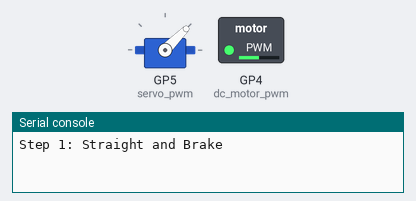
A program run on a simulated Raspberry Pi Pico running MicroPython. On the bench: servo, switched loads named in the program (green lamp = pin HIGH), the last lines printed to the serial console. Servo angles are drawn from the pulse width (0.5 ms = 0°, 2.5 ms = 180°).

Above: at 0.05 s.
At 10.0 s:
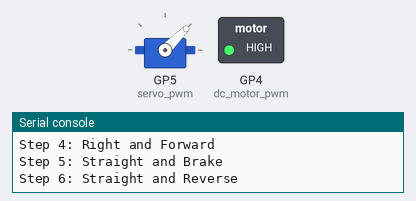
Timing chart, 0 to 15.6 s (numbered marks = the images above):
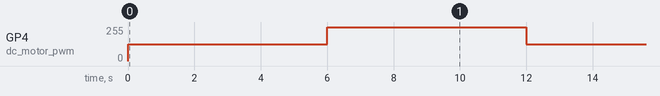

Measured:
- by itself, GP4 (dc_motor_pwm): alternates 255/255 for 6.0 s and 127/255 for 6.0 s

The program:

test.py
```python
import machine
import utime

# Define pin numbers for DC motor and servo
dc_motor_pin = 4  # Replace with the actual GPIO pin connected to the DC motor
servo_pin = 5     # Replace with the actual GPIO pin connected to the servo

# Define pulse width values in microseconds
straight_pw = 1500
left_pw = 1100
right_pw = 1900
brake_pw = 1500
forward_pw = 1650
reverse_pw = 1300

# Initialize PWM for DC motor and servo
dc_motor_pwm = machine.PWM(machine.Pin(dc_motor_pin))
servo_pwm = machine.PWM(machine.Pin(servo_pin))

def set_servo_pulse_width(pwm, pulse_width):
    # Set pulse width for the servo motor
    pwm.duty_u16(int((pulse_width / 20) * 65535))

def set_dc_motor_pulse_width(pwm, pulse_width):
    # Set pulse width for the DC motor
    pwm.duty_u16(int((pulse_width / 20) * 65535))

while True:
    # Step 1: Straight (1.5 ms) and Brake (1.5 ms) for 10 seconds
    set_servo_pulse_width(servo_pwm, straight_pw)
    set_dc_motor_pulse_width(dc_motor_pwm, brake_pw)
    print("Step 1: Straight and Brake")

    # Step 2: Left (1.1 ms) and Forward (1.65 ms) for 2 seconds
    set_servo_pulse_width(servo_pwm, left_pw)
    set_dc_motor_pulse_width(dc_motor_pwm, forward_pw)
    utime.sleep(2)
    print("Step 2: Left and Forward")

    # Step 3: Straight (1.5 ms) and Forward (1.65 ms) for 2 seconds
    set_servo_pulse_width(servo_pwm, straight_pw)
    set_dc_motor_pulse_width(dc_motor_pwm, forward_pw)
    utime.sleep(2)
    print("Step 3: Straight and Forward")

    # Step 4: Right (1.9 ms) and Forward (1.65 ms) for 2 seconds
    set_servo_pulse_width(servo_pwm, right_pw)
    set_dc_motor_pulse_width(dc_motor_pwm, forward_pw)
    utime.sleep(2)
    print("Step 4: Right and Forward")

    # Step 5: Straight (1.5 ms) and Brake (1.5 ms) for 2 seconds
    set_servo_pulse_width(servo_pwm, straight_pw)
    set_dc_motor_pulse_width(dc_motor_pwm, brake_pw)
    utime.sleep(2)
    print("Step 5: Straight and Brake")

    # Step 6: Straight (1.5 ms) and Reverse (1.3 ms) for 1 second
    set_servo_pulse_width(servo_pwm, straight_pw)
    set_dc_motor_pulse_width(dc_motor_pwm, reverse_pw)
    utime.sleep(1)
    print("Step 6: Straight and Reverse")

    # Step 7: Straight (1.5 ms) and Brake (1.5 ms) for 1 second
    set_servo_pulse_width(servo_pwm, straight_pw)
    set_dc_motor_pulse_width(dc_motor_pwm, brake_pw)
    utime.sleep(1)
    print("Step 7: Straight and Brake")

    # Step 8: Straight (1.5 ms) and Reverse (1.3 ms) for 2 seconds
    set_servo_pulse_width(servo_pwm, straight_pw)
    set_dc_motor_pulse_width(dc_motor_pwm, reverse_pw)
    utime.sleep(2)
    print("Step 8: Straight and Reverse")
```
